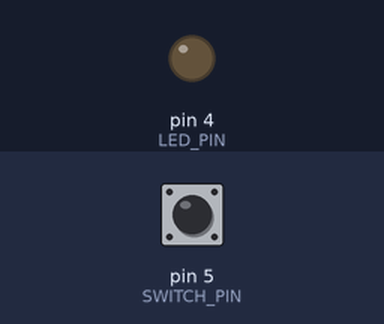
This sketch was run on a simulated Arduino Uno, built with avr-gcc and run on an emulated ATmega328P. Parts: output pins drawn as LEDs (lit = HIGH). The inputs (shaded band) are chosen by the test bench; at power-on: pin 5 (SWITCH_PIN) HIGH.

Above: at 1.2 s.
1.3 s: pin 5 (SWITCH_PIN) pulled LOW for 0.15 s
At 1.37 s:
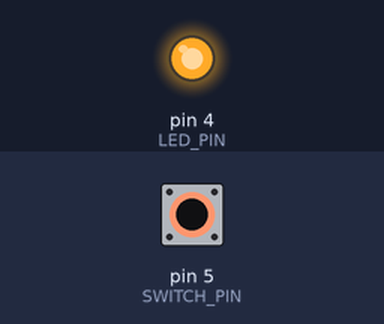
2.9 s: pin 5 (SWITCH_PIN) pulled LOW for 3.2 s
At 6.8 s:
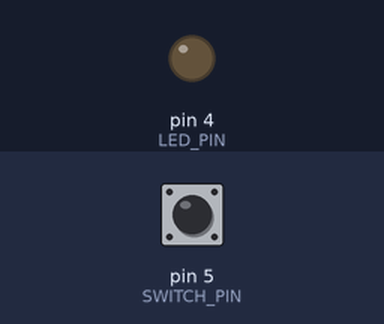
Timing chart, 0 to 8.3 s (numbered marks = the images above; inputs shaded):
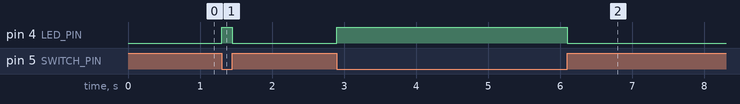

Measured:
- after the input at 1.3 s, pin 4 (LED_PIN): LOW → HIGH at once, → LOW 0.15 s later
- after the input at 2.9 s, pin 4 (LED_PIN): LOW → HIGH at once, → LOW 3.2 s later

The sketch:

01_gpio_basics.ino
```cpp
#define LED_PIN 4 // define a new macro LED_PIN as GPIO pin 4 where the LED is connected
#define SWITCH_PIN 5 // define a new macro SWITCH_PIN as GPIO pin 5 where the switch is connected


void setup() {
  // put your setup code here, to run once:
  pinMode(LED_PIN, OUTPUT); // define this pin as output
  pinMode(SWITCH_PIN, INPUT_PULLUP); // define this pin as input with pullup resistor
}


void loop() {
  // put your main code here, to run repeatedly:
  if(digitalRead(SWITCH_PIN) == LOW){ // if switch is pressed
    digitalWrite(LED_PIN, HIGH); // turn on LED
  }
  else{
    digitalWrite(LED_PIN, LOW); // turn off LED
  }
}
```
